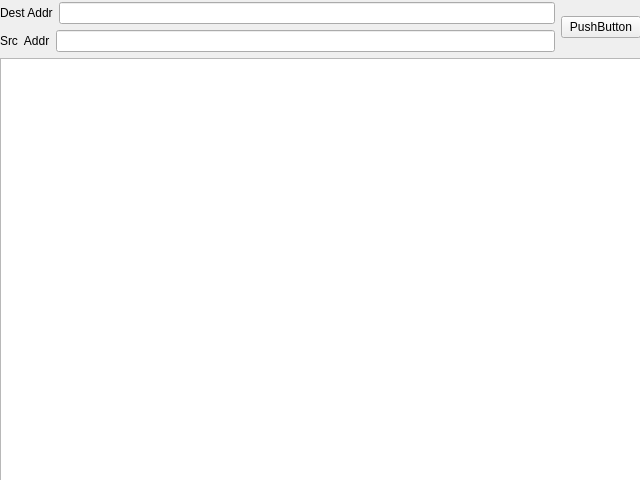
<?xml version="1.0" encoding="UTF-8"?>
<ui version="4.0">
 <class>Form</class>
 <widget class="QWidget" name="Form">
  <property name="geometry">
   <rect>
    <x>0</x>
    <y>0</y>
    <width>640</width>
    <height>480</height>
   </rect>
  </property>
  <property name="windowTitle">
   <string>Form</string>
  </property>
  <widget class="QWidget" name="verticalLayoutWidget_2">
   <property name="geometry">
    <rect>
     <x>0</x>
     <y>2</y>
     <width>641</width>
     <height>481</height>
    </rect>
   </property>
   <layout class="QVBoxLayout" name="verticalLayout_2">
    <item>
     <layout class="QHBoxLayout" name="horizontalLayout_3">
      <item>
       <layout class="QVBoxLayout" name="verticalLayout">
        <item>
         <layout class="QHBoxLayout" name="horizontalLayout">
          <item>
           <widget class="QLabel" name="label">
            <property name="text">
             <string>Dest Addr</string>
            </property>
           </widget>
          </item>
          <item>
           <widget class="QLineEdit" name="lineEdit"/>
          </item>
         </layout>
        </item>
        <item>
         <layout class="QHBoxLayout" name="horizontalLayout_2">
          <item>
           <widget class="QLabel" name="label_2">
            <property name="text">
             <string>Src  Addr</string>
            </property>
           </widget>
          </item>
          <item>
           <widget class="QLineEdit" name="lineEdit_2"/>
          </item>
         </layout>
        </item>
       </layout>
      </item>
      <item>
       <widget class="QPushButton" name="pushButton">
        <property name="text">
         <string>PushButton</string>
        </property>
       </widget>
      </item>
     </layout>
    </item>
    <item>
     <widget class="QTextBrowser" name="textBrowser"/>
    </item>
   </layout>
  </widget>
 </widget>
 <resources/>
 <connections/>
</ui>
